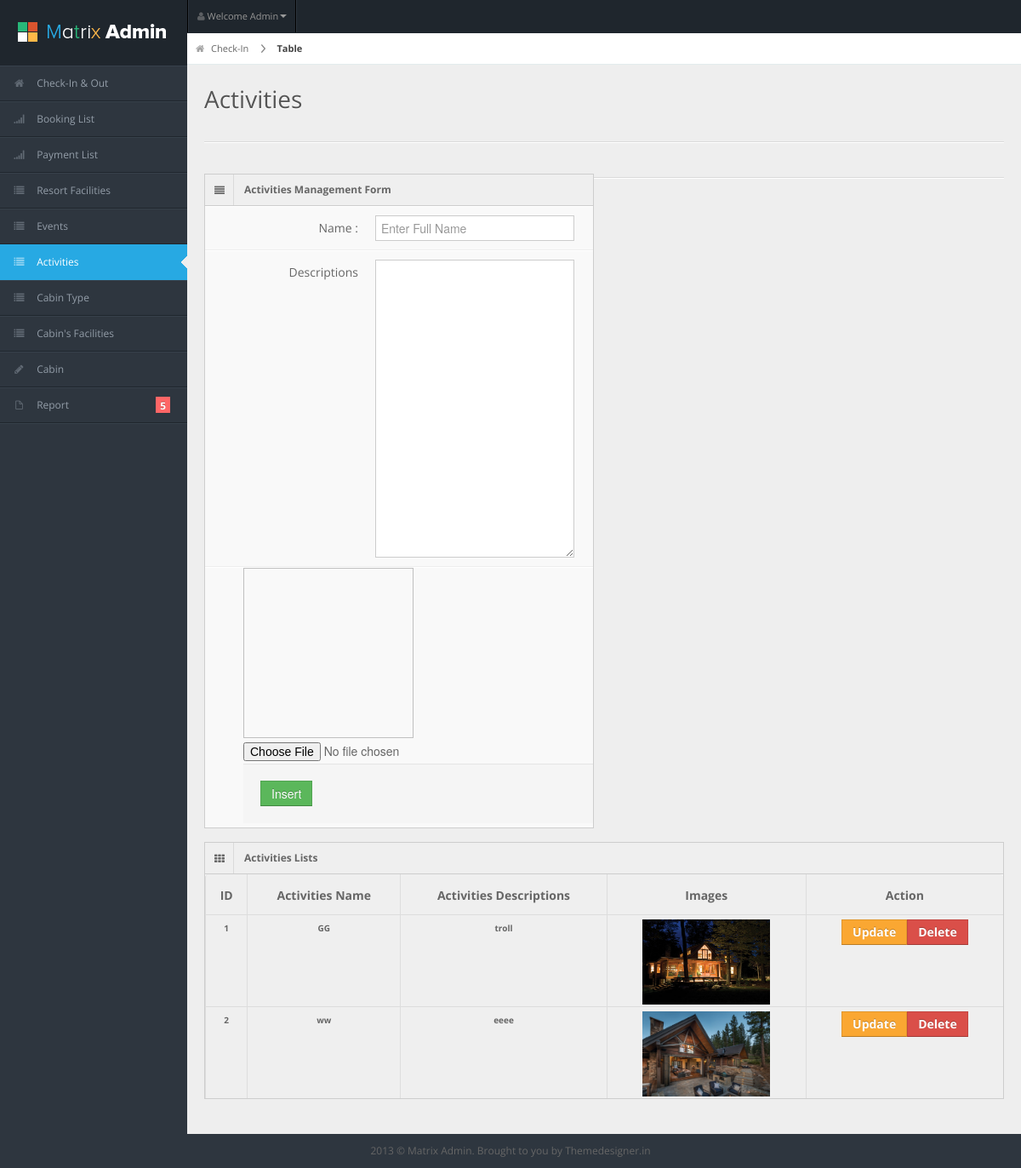
Screenshot of /Admin/activities.php (signed in) with the database file from the repository.
### tables this page shows
CREATE TABLE `activities` (
  `actid` int(10) NOT NULL,
  `actname` varchar(50) DEFAULT NULL,
  `actdesc` text,
  `actimg` varchar(100) DEFAULT NULL
);

### Admin/activities.php (the view, shortened to what this page needs)
<!DOCTYPE html>
<html lang="en">
<head>
<link rel="stylesheet" href="css/bootstrap.min.css" />
<link rel="stylesheet" href="css/bootstrap-responsive.min.css" />
<link rel="stylesheet" href="css/uniform.css" />
<link rel="stylesheet" href="css/select2.css" />
<link rel="stylesheet" href="css/matrix-style.css" />
<link rel="stylesheet" href="css/matrix-media.css" />
<link href="font-awesome/css/font-awesome.css" rel="stylesheet" />
</head>
<body>
<?php
include('mainheader.php');
 ?>
<div id="sidebar">
  <ul>
    <li><a href="index.php"><i class="icon icon-home"></i> <span>Check-In &amp; Out</span></a> </li>
    <li> <a href="bookingList.php"><i class="icon icon-signal"></i> <span> Booking List</span></a> </li>
    <li> <a href="bookingList.php"><i class="icon icon-signal"></i> <span> Payment List</span></a> </li>
    <li > <a href="resortfacilitiesUpdate.php"><i class="icon icon-list"></i> <span> Resort Facilities</span></a> </li>
    <li > <a href="event.php"><i class="icon icon-list"></i> <span> Events</span></a> </li>
    <li class="active"> <a href="activities.php"><i class="icon icon-list"></i> <span> Activities</span></a> </li>
    <li > <a href="cabintype.php"><i class="icon icon-list"></i> <span> Cabin Type</span></a> </li>
    <li> <a href="cabinfacilities.php"><i class="icon icon-list"></i> <span> Cabin's Facilities</span></a> </li>
    <li ><a href="cabin.php"><i class="icon icon-pencil"></i> <span>Cabin</span></a></li>
    <li class="submenu"> <a href="#"><i class="icon icon-file"></i> <span>Report</span> <span class="label label-important">5</span></a>
    </li>
  </ul>
</div>
<div id="content">
  <div id="content-header">
    <div id="breadcrumb"> <a href="index.php" title="Go to Check-In Form" class="tip-bottom"><i class="icon-home"></i> Check-In</a> <a href="Check-Out.php" class="current">Table</a> </div>
    <h1>Activities</h1>
  </div>
  <div class="container-fluid">
    <hr>
  <div class="row-fluid">
    <div class="span6">
      <div class="widget-box">
        <div class="widget-title"> <span class="icon"> <i class="icon-align-justify"></i> </span>
          <h5>Activities Management Form</h5>
        </div>
        <div class="widget-content nopadding">
          <form action="" method="POST" name="myform" enctype="multipart/form-data" onsubmit="return validateFile()" class="form-horizontal">
            <div class="control-group">
              <label class="control-label">Name :</label>
              <div class="controls">
                <input type="text" name="name"  id="n" class="span11" placeholder="Enter Full Name" required=""/>
              </div>
            </div>
            <div class="control-group">
              <label class="control-label">Descriptions</label>
              <div class="controls">
                <textarea name="description"  id="desc"  class="span11" style="height: 350px" required="">
              </textarea>
              </div>
            </div>
            <div class="control-group" style="padding-left: 45px">
              <label ><div><img id="output" style="width:200px; height:200px;" required=""/>
              <input type="file" name="image"  id="fileToUpload" accept="image/*" onchange="loadFile(event)"/>
            </div>
            <div class="form-actions">
              <button type="submit" class="btn btn-success" id="insert" name="ins">Insert</button>
            </div>
          </form>
        </div>
      </div>
</div>
</div>
    <hr>
    <div class="row-fluid">
        <div class="widget-box">
          <div class="widget-title"> <span class="icon"><i class="icon-th"></i></span>
            <h5>Activities Lists</h5>
          </div>
          <div class="widget-content nopadding">
            <table class="table table-bordered data-table">
              <thead>
                <tr>
                  <th><h5>ID</h5></th>
                  <th><h5>Activities Name</h5></th>
                  <th><h5>Activities Descriptions</h5></th>
                  <th><h5>Images</h5></th>
                  <th><h5>Action</h5></th>
                </tr>
              </thead>
              <?php
                $query="select * from activities";
                $result= mysqli_query($conc,$query);
                while($row=mysqli_fetch_assoc($result))
                {
                  $id=$row["actid"];
                  $name=$row["actname"];
                  $desc=$row["actdesc"];
                  $img=$row["actimg"];
                  echo "<tbody>";
                  echo "<tr>";
                  echo "<th>$id</th>";
                  echo "<th>$name</th>";
                  echo "<th>$desc</th>";
                  ?>
                  <th> <img src="SystemImage/Activity/<?php echo $img; ?>" style="height: 100px;width: 150px;"></th>
                  <?php
                  echo "<th><a href='?uactid=$id&uactname=$name&uactdesc=$desc&uactimg=$img' class='btn btn-warning'>Update</a>";
                  echo "<a href='?dactid=$id&dactname=$name&dactdesc=$desc&dactimg=$img' class='btn btn-danger'>Delete</a>";
                  echo "</th></tr>";
                  echo"</tbody>";
                }
              ?>
            </table>
          </div>
        </div>
      </div>
    </div>
  </div>
<div class="row-fluid">
  <div id="footer" class="span12"> 2013 &copy; Matrix Admin. Brought to you by <a href="http://themedesigner.in">Themedesigner.in</a> </div>
</div>
</body>
</html>

### Admin/css/matrix-media.css (style rules this page uses)
body { background:#2E363F; }
#sidebar > ul { border-bottom: 1px solid #37414b }
#sidebar > ul > li { border-top: 1px solid #37414b; border-bottom: 1px solid #1f262d; }
#sidebar > ul > li.active { background-color: #27a9e3; border-bottom: 1px solid #27a9e3; border-top: 1px solid #27a9e3; }
#sidebar > ul > li.active a { color:#fff; text-decoration:none; }
#sidebar > ul > li > a > .label { background-color:#F66; }

### rows the page displays
activities: actid "1", actname "GG", actdesc "troll", actimg (picture)
activities: actid "2", actname "ww", actdesc "eeee", actimg (picture)
